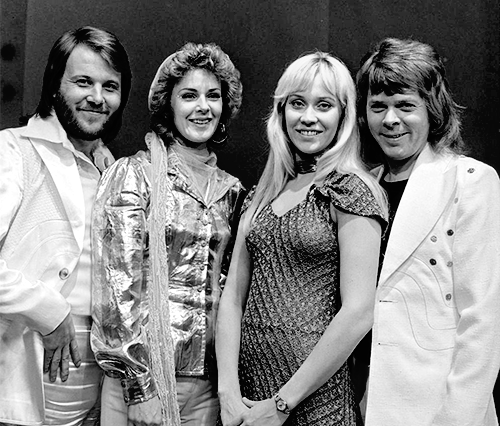
#> input picture abba.png, 500 x 426 px
$ python raw_face_detect.py abba.png   (older library calls are emulated)
#> lines starting #> are read from the running program, lines starting #| are printed output that depends on the picture; after the words box and inside, x2 and y2 are one past the last pixel; in counts of white or black regions, pixels touching at a corner belong together
import cv2
import sys
import numpy as np


# Get user supplied values
imagePath = sys.argv[1]
#imagePath = 'ngoc0001.jpg'

# Create the haar cascade
face_cascade = cv2.CascadeClassifier("haarcascade/haarcascade_frontalface_default.xml")
#eye_cascade = cv2.CascadeClassifier("haarcascade/haarcascade_eye.xml")

# Read the image
img = cv2.imread(imagePath)
#> img is the input picture: shape (426, 500, 3); min 0, max 255, mean 130.8
gray = cv2.cvtColor(img, cv2.COLOR_BGR2GRAY)

# Detect faces in the image
#faces = faceCascade.detectMultiScale(gray, scaleFactor=1.3, minNeighbors=5, #minSize=(30, 30), #flags = cv2.cv.CV_HAAR_SCALE_IMAGE)
faces = face_cascade.detectMultiScale(gray, 1.2, 5)
#> faces = [[169, 71, 65, 65], [57, 55, 75, 75], [263, 67, 92, 92], [355, 81, 73, 73]]

# Draw a rectangle around the faces
for (x, y, w, h) in faces:
    cv2.rectangle(img, (x, y), (x+w, y+h), (0, 255, 0), 2)
#> this loop made 4 passes
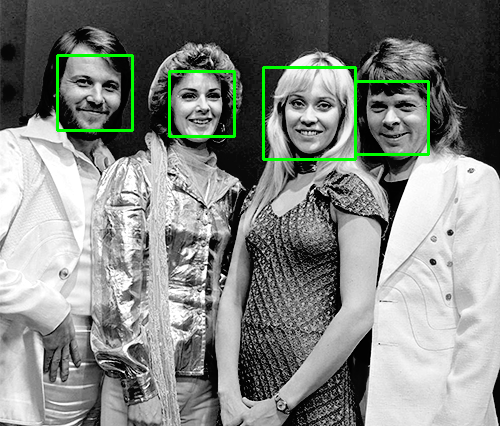
#> img: shape (426, 500, 3); 1.6% of pixels changed, all inside (x1, y1, x2, y2) = (56, 54, 430, 161)


	# [6 lines of commented-out code are left out]


print("Found {0} faces!".format(len(faces)))
#| Found 4 faces!

if(len(faces)>0):
	crop_img = img[y:y+h, x:x+w]
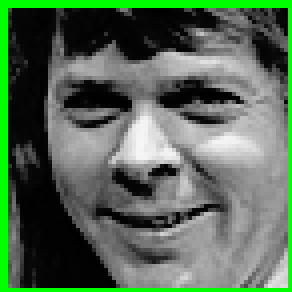
#> crop_img: shape (73, 73, 3) (shown 4 times larger); mean B, G, R 86.1, 106.6, 86.1
	#cv2.imwrite('test01.jpg',crop_img)	#save crop image
	cv2.imshow("Faces found", crop_img)
	cv2.waitKey(0)

#cv2.imshow("Faces found", img)
#cv2.waitKey(0)
